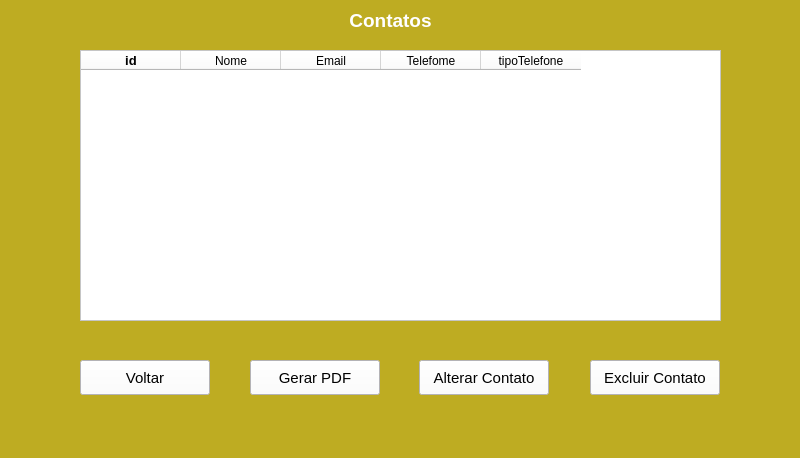
<?xml version="1.0" encoding="UTF-8"?>
<ui version="4.0">
 <class>MainWindow</class>
 <widget class="QMainWindow" name="MainWindow">
  <property name="geometry">
   <rect>
    <x>0</x>
    <y>0</y>
    <width>800</width>
    <height>458</height>
   </rect>
  </property>
  <property name="windowTitle">
   <string>MainWindow</string>
  </property>
  <property name="styleSheet">
   <string notr="true">
background-color: rgb(190, 172, 34);</string>
  </property>
  <widget class="QWidget" name="centralwidget">
   <widget class="QLabel" name="label">
    <property name="geometry">
     <rect>
      <x>330</x>
      <y>0</y>
      <width>121</width>
      <height>41</height>
     </rect>
    </property>
    <property name="layoutDirection">
     <enum>Qt::LeftToRight</enum>
    </property>
    <property name="styleSheet">
     <string notr="true">color: rgb(255, 255, 255);</string>
    </property>
    <property name="text">
     <string>&lt;html&gt;&lt;head/&gt;&lt;body&gt;&lt;p&gt;&lt;span style=&quot; font-size:14pt; font-weight:600;&quot;&gt;Contatos&lt;/span&gt;&lt;/p&gt;&lt;/body&gt;&lt;/html&gt;</string>
    </property>
    <property name="alignment">
     <set>Qt::AlignCenter</set>
    </property>
   </widget>
   <widget class="QTableWidget" name="formContatos">
    <property name="geometry">
     <rect>
      <x>80</x>
      <y>50</y>
      <width>641</width>
      <height>271</height>
     </rect>
    </property>
    <property name="styleSheet">
     <string notr="true">background-color: rgb(255, 255, 255);</string>
    </property>
    <column>
     <property name="text">
      <string>id</string>
     </property>
     <property name="font">
      <font>
       <pointsize>10</pointsize>
       <weight>75</weight>
       <bold>true</bold>
      </font>
     </property>
    </column>
    <column>
     <property name="text">
      <string>Nome</string>
     </property>
    </column>
    <column>
     <property name="text">
      <string>Email</string>
     </property>
    </column>
    <column>
     <property name="text">
      <string>Telefome</string>
     </property>
    </column>
    <column>
     <property name="text">
      <string>tipoTelefone</string>
     </property>
    </column>
   </widget>
   <widget class="QPushButton" name="botaoPDF">
    <property name="geometry">
     <rect>
      <x>250</x>
      <y>360</y>
      <width>130</width>
      <height>35</height>
     </rect>
    </property>
    <property name="font">
     <font>
      <pointsize>11</pointsize>
     </font>
    </property>
    <property name="styleSheet">
     <string notr="true">background-color: rgb(252, 251, 255);</string>
    </property>
    <property name="text">
     <string>Gerar PDF</string>
    </property>
   </widget>
   <widget class="QPushButton" name="botaoAlterarContato">
    <property name="geometry">
     <rect>
      <x>419</x>
      <y>360</y>
      <width>130</width>
      <height>35</height>
     </rect>
    </property>
    <property name="font">
     <font>
      <pointsize>11</pointsize>
     </font>
    </property>
    <property name="styleSheet">
     <string notr="true">background-color: rgb(252, 251, 255);</string>
    </property>
    <property name="text">
     <string>Alterar Contato</string>
    </property>
   </widget>
   <widget class="QPushButton" name="botaoExcluirContato">
    <property name="geometry">
     <rect>
      <x>590</x>
      <y>360</y>
      <width>130</width>
      <height>35</height>
     </rect>
    </property>
    <property name="font">
     <font>
      <pointsize>11</pointsize>
     </font>
    </property>
    <property name="styleSheet">
     <string notr="true">background-color: rgb(252, 251, 255);</string>
    </property>
    <property name="text">
     <string>Excluir Contato</string>
    </property>
   </widget>
   <widget class="QPushButton" name="botaoVoltar">
    <property name="geometry">
     <rect>
      <x>80</x>
      <y>360</y>
      <width>130</width>
      <height>35</height>
     </rect>
    </property>
    <property name="font">
     <font>
      <pointsize>11</pointsize>
     </font>
    </property>
    <property name="styleSheet">
     <string notr="true">background-color: rgb(252, 251, 255);</string>
    </property>
    <property name="text">
     <string>Voltar</string>
    </property>
   </widget>
  </widget>
  <widget class="QMenuBar" name="menubar">
   <property name="geometry">
    <rect>
     <x>0</x>
     <y>0</y>
     <width>800</width>
     <height>25</height>
    </rect>
   </property>
  </widget>
  <widget class="QStatusBar" name="statusbar"/>
 </widget>
 <resources/>
 <connections/>
</ui>
